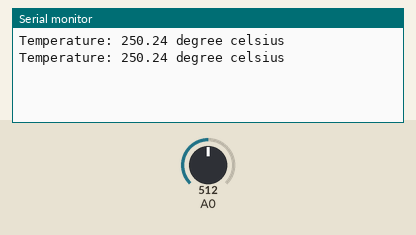
This sketch was run on a simulated Arduino Uno, built with avr-gcc and run on an emulated ATmega328P. On the bench: the last lines printed to the serial monitor. The inputs (shaded band) are chosen by the test bench; at power-on: A0 = 512.

Above: at 1.8 s.
1.9 s: A0 set to 716
At 2.8 s:
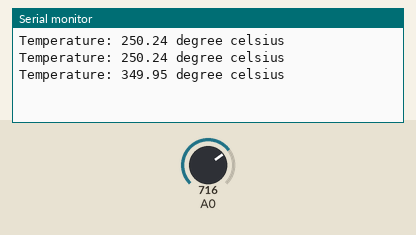
3.4 s: A0 set to 900
At 4.6 s:
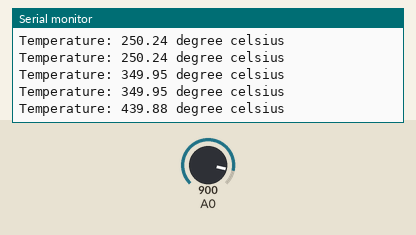
Timing chart, 0 to 6.4 s (numbered marks = the images above; inputs shaded):
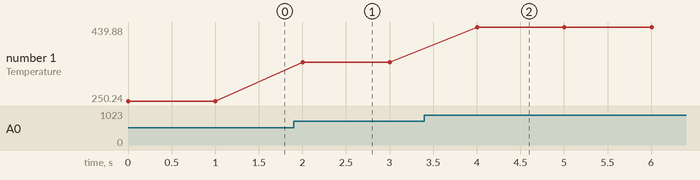

Measured:
- after the input at 1.9 s, the serial monitor: prints a new line after 0.10 s (image 1)
- after the input at 3.4 s, the serial monitor: prints a new line after 0.60 s (image 2)
- plotted number 1: 250.24 → 349.95 after the input at 1.9 s, 349.95 → 439.88 after the input at 3.4 s

The sketch:

hw6-5.ino
```cpp
float temp = 0.0;

void setup() {
	// Baud rate for UART
	Serial.begin(9600);
}

void loop() {
	// Read in the temperature
	temp = analogRead(A0);

	// Covert the voltage to termperature
	temp = temp * 5.0 / 1023 * 100.0;

	// Print out the temperature
	Serial.print("Temperature: ");
	Serial.print(temp);
	Serial.println(" degree celsius");
	delay(1000);
}
```
